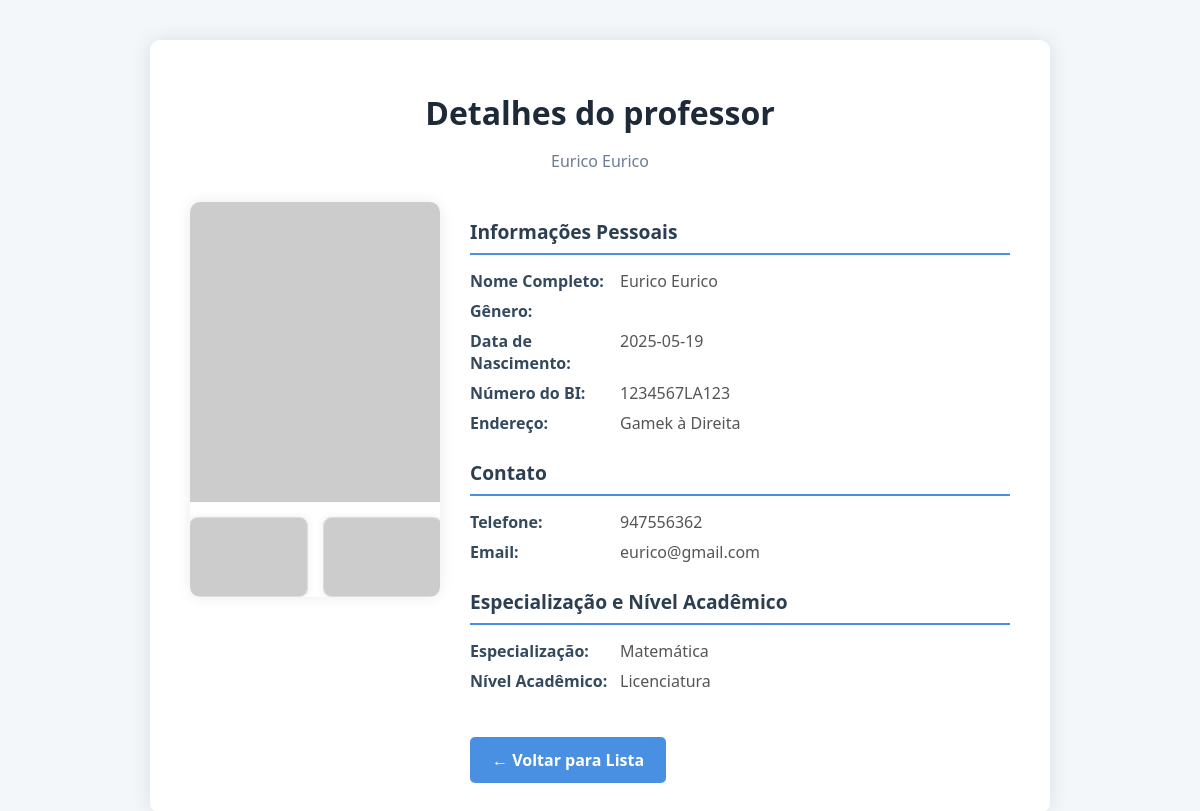
/admin/view_teacher.php?id=2, run on the app's committed database.
### tables this page shows
CREATE TABLE `professores` (
  `id` int(11) NOT NULL,
  `fname` varchar(50) NOT NULL,
  `lname` varchar(50) NOT NULL,
  `genero` enum('M','F','O') NOT NULL COMMENT 'M=Masculino, F=Feminino, O=Outro',
  `data_nascimento` date NOT NULL,
  `num_bi` varchar(13) NOT NULL COMMENT 'Formato: 0000000LA000',
  `foto_bi1` varchar(255) NOT NULL COMMENT 'Caminho para a foto da frente do BI',
  `foto_bi2` varchar(255) NOT NULL COMMENT 'Caminho para a foto do verso do BI',
  `endereco` text NOT NULL,
  `fotoperfil` varchar(255) NOT NULL COMMENT 'Caminho para a foto de perfil',
  `telefone` varchar(9) NOT NULL COMMENT '9 dígitos',
  `email` varchar(100) NOT NULL,
  `especializacao` varchar(50) NOT NULL,
  `nivel_academico` enum('Bacharelato','Licenciatura','Mestrado','Doutorado') NOT NULL,
  `password` varchar(255) NOT NULL COMMENT 'Senha criptografada',
  `status` enum('active','inactive') NOT NULL DEFAULT 'active',
  `created_at` timestamp NOT NULL DEFAULT current_timestamp(),
  `updated_at` timestamp NOT NULL DEFAULT current_timestamp() ON UPDATE current_timestamp(),
  `username` varchar(100) DEFAULT NULL
);

### admin/view_teacher.php (the view, shortened to what this page needs)
<?php
include('dbconnection.php');
$id = (int)$_GET['id'];
try {
    $stmt = $conn->prepare("SELECT * FROM professores WHERE id = ?");
    $stmt->execute([$id]);
    $g = $stmt->fetch(PDO::FETCH_ASSOC);
} catch (PDOException $e) {
    die("Erro ao buscar professor: " . $e->getMessage());
}
?>
<!DOCTYPE html>
<html lang="pt-BR">
<head>
</head>
<body>
<div class="container">
    <h1>Detalhes do professor</h1>
    <p class="subtitle"><?= htmlspecialchars($g['fname'] . ' ' . $g['lname']); ?></p>
    <div class="card">
        <div class="card-image">
            <?php if (!empty($g['fotoperfil']) && file_exists($g['fotoperfil'])): ?>
                <img src="<?= htmlspecialchars($g['fotoperfil']); ?>" alt="Foto de <?= htmlspecialchars($g['fname']); ?>" />
            <?php else: ?>
                <img src="https://via.placeholder.com/250x300?text=Sem+Foto" alt="Sem foto de perfil" />
            <?php endif; ?>
            <div class="bi-photos">
                <?php if (!empty($g['foto_bi1']) && file_exists($g['foto_bi1'])): ?>
                    <img src="<?= htmlspecialchars($g['foto_bi1']); ?>" alt="Foto BI Frente" title="Foto BI Frente" />
                <?php else: ?>
                    <img src="https://via.placeholder.com/120x80?text=BI+Frente" alt="Sem foto BI Frente" />
                <?php endif; ?>
                <?php if (!empty($g['foto_bi2']) && file_exists($g['foto_bi2'])): ?>
                    <img src="<?= htmlspecialchars($g['foto_bi2']); ?>" alt="Foto BI Verso" title="Foto BI Verso" />
                <?php else: ?>
                    <img src="https://via.placeholder.com/120x80?text=BI+Verso" alt="Sem foto BI Verso" />
                <?php endif; ?>
            </div>
        </div>
        <div class="card-info">
            <div class="info-section">
                <h2>Informações Pessoais</h2>
                <div class="info-row"><div class="info-label">Nome Completo:</div><div class="info-value"><?= htmlspecialchars($g['fname'] . ' ' . $g['lname']); ?></div></div>
                <div class="info-row"><div class="info-label">Gênero:</div><div class="info-value"><?= htmlspecialchars($g['genero']); ?></div></div>
                <div class="info-row"><div class="info-label">Data de Nascimento:</div><div class="info-value"><?= htmlspecialchars($g['data_nascimento']); ?></div></div>
                <div class="info-row"><div class="info-label">Número do BI:</div><div class="info-value"><?= htmlspecialchars($g['num_bi']); ?></div></div>
                <div class="info-row"><div class="info-label">Endereço:</div><div class="info-value"><?= htmlspecialchars($g['endereco']); ?></div></div>
            </div>
            <div class="info-section">
                <h2>Contato</h2>
                <div class="info-row"><div class="info-label">Telefone:</div><div class="info-value"><?= htmlspecialchars($g['telefone']); ?></div></div>
                <div class="info-row"><div class="info-label">Email:</div><div class="info-value"><?= htmlspecialchars($g['email']); ?></div></div>
            </div>
            <div class="info-section">
                <h2>Especialização e Nível Acadêmico</h2>
                <div class="info-row"><div class="info-label">Especialização:</div><div class="info-value"><?= htmlspecialchars($g['especializacao']); ?></div></div>
                <div class="info-row"><div class="info-label">Nível Acadêmico:</div><div class="info-value"><?= htmlspecialchars($g['nivel_academico']); ?></div></div>
            </div>
            <a href="teacher.php" class="btn-back">← Voltar para Lista</a>
        </div>
    </div>
</div>
</body>
</html>

### admin/view_teacher.php (style rules this page uses)
* { box-sizing: border-box; }
body { font-family: 'Segoe UI', Tahoma, Geneva, Verdana, sans-serif; background: #f4f7fa; color: #333; margin: 0; padding: 0 15px; }
.container { max-width: 900px; margin: 40px auto; background: white; border-radius: 10px; box-shadow: 0 0 20px rgba(0,0,0,0.1); padding: 30px 40px; }
h1 { font-weight: 700; font-size: 2rem; margin-bottom: 10px; color: #1e2a38; text-align: center; }
.subtitle { text-align: center; font-size: 1rem; color: #6b7c93; margin-bottom: 30px; }
.card { display: flex; gap: 30px; flex-wrap: wrap; align-items: flex-start; }
.card-image { flex: 0 0 250px; border-radius: 10px; overflow: hidden; box-shadow: 0 0 15px rgba(0,0,0,0.08); }
.card-image img { width: 100%; height: auto; display: block; }
.bi-photos { display: flex; gap: 15px; margin-top: 15px; justify-content: center; }
.bi-photos img { width: 120px; height: 80px; object-fit: cover; border-radius: 8px; box-shadow: 0 0 8px rgba(0,0,0,0.07); border: 1px solid #ddd; }
.card-info { flex: 1; min-width: 280px; }
.info-section { margin-bottom: 25px; }
.info-section h2 { font-size: 1.2rem; border-bottom: 2px solid #4a90e2; padding-bottom: 8px; margin-bottom: 15px; color: #2c3e50; }
.info-row { display: flex; flex-wrap: wrap; margin-bottom: 8px; }
.info-label { flex: 0 0 150px; font-weight: 600; color: #34495e; }
.info-value { flex: 1; color: #555; word-wrap: break-word; }
.btn-back { display: inline-block; background-color: #4a90e2; color: white; padding: 12px 22px; border-radius: 5px; text-decoration: none; font-weight: 600; transition: background-color 0.3s ease; margin-top: 20px; }

### data on the page
professores: fname+lname "Eurico Eurico", data_nascimento "2025-05-19", num_bi "1234567LA123", endereco "Gamek à Direita", telefone "947556362", email "eurico@gmail.com", especializacao "Matemática", nivel_academico "Licenciatura"
